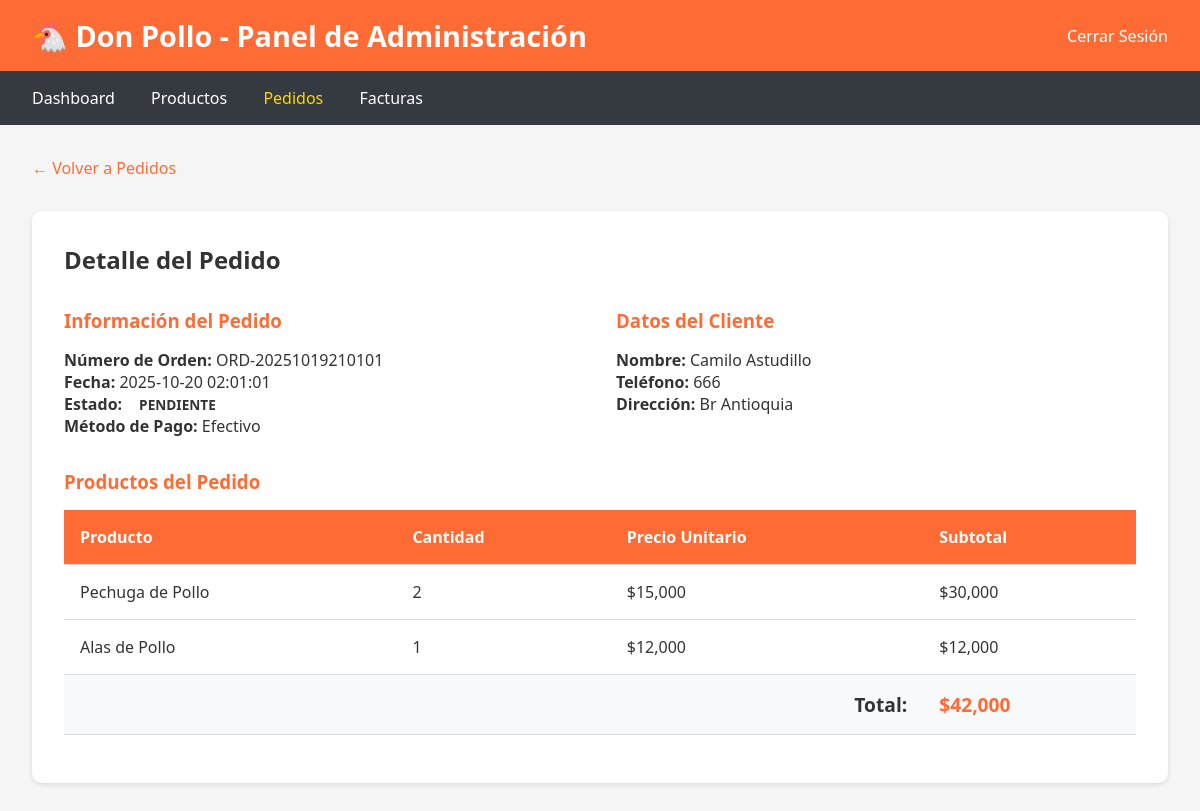
Screenshot of /admin/pedidos/2 (signed in) with the database file from the repository.
### tables this page shows
CREATE TABLE pedidos (
        id INTEGER PRIMARY KEY AUTOINCREMENT,
        numero_orden TEXT UNIQUE NOT NULL,
        cliente_nombre TEXT NOT NULL,
        cliente_telefono TEXT NOT NULL,
        cliente_direccion TEXT NOT NULL,
        metodo_pago TEXT NOT NULL,
        total REAL NOT NULL,
        estado TEXT DEFAULT 'pendiente',
        fecha TIMESTAMP DEFAULT CURRENT_TIMESTAMP
    );

CREATE TABLE detalle_pedidos (
        id INTEGER PRIMARY KEY AUTOINCREMENT,
        pedido_id INTEGER NOT NULL,
        producto_id INTEGER NOT NULL,
        producto_nombre TEXT NOT NULL,
        cantidad INTEGER NOT NULL,
        precio_unitario REAL NOT NULL,
        subtotal REAL NOT NULL,
        FOREIGN KEY (pedido_id) REFERENCES pedidos(id),
        FOREIGN KEY (producto_id) REFERENCES productos(id)
    );

### app/app.py (the view)
@app.route('/admin/pedidos/<int:pedido_id>')
def admin_detalle_pedido(pedido_id):
    if not session.get('admin'):
        return redirect(url_for('admin_login'))
    conn = sqlite3.connect('polleria.db')
    c = conn.cursor()
    c.execute("SELECT * FROM pedidos WHERE id = ?", (pedido_id,))
    pedido = c.fetchone()
    c.execute("SELECT * FROM detalle_pedidos WHERE pedido_id = ?", (pedido_id,))
    detalle = c.fetchall()
    conn.close()
    return render_template('admin_detalle_pedido.html', pedido=pedido, detalle=detalle)

### app/templates/admin_detalle_pedido.html
{% extends "base.html" %}
{% block content %}
<div class="navbar">
    <div class="navbar-content">
        <h1>🐔 Don Pollo - Panel de Administración</h1>
        <div class="nav-links">
            <a href="{{ url_for('admin_logout') }}">Cerrar Sesión</a>
        </div>
    </div>
</div>
<div class="admin-nav">
    <div style="max-width: 1200px; margin: 0 auto;">
        <a href="{{ url_for('admin_dashboard') }}">Dashboard</a>
        <a href="{{ url_for('admin_productos') }}">Productos</a>
        <a href="{{ url_for('admin_pedidos') }}" style="color: #FFD700;">Pedidos</a>
        <a href="{{ url_for('admin_facturas') }}">Facturas</a>
    </div>
</div>
<div class="container">
    <div style="margin-bottom: 2rem;">
        <a href="{{ url_for('admin_pedidos') }}" style="color: #FF6B35; text-decoration: none; font-weight: 500;">
            ← Volver a Pedidos
        </a>
    </div>
    <div style="background: white; padding: 2rem; border-radius: 10px; box-shadow: 0 2px 5px rgba(0,0,0,0.1);">
        <h2 style="margin-bottom: 2rem;">Detalle del Pedido</h2>
        <div style="display: grid; grid-template-columns: 1fr 1fr; gap: 2rem; margin-bottom: 2rem;">
            <div>
                <h3 style="margin-bottom: 1rem; color: #FF6B35;">Información del Pedido</h3>
                <p><strong>Número de Orden:</strong> {{ pedido[1] }}</p>
                <p><strong>Fecha:</strong> {{ pedido[8] }}</p>
                <p><strong>Estado:</strong>
                    <span style="padding: 0.3rem 0.8rem; border-radius: 5px; font-size: 0.85rem; font-weight: bold;">
                        {{ pedido[7]|upper }}
                    </span>
                </p>
                <p><strong>Método de Pago:</strong> {{ pedido[5]|capitalize }}</p>
            </div>
            <div>
                <h3 style="margin-bottom: 1rem; color: #FF6B35;">Datos del Cliente</h3>
                <p><strong>Nombre:</strong> {{ pedido[2] }}</p>
                <p><strong>Teléfono:</strong> {{ pedido[3] }}</p>
                <p><strong>Dirección:</strong> {{ pedido[4] }}</p>
            </div>
        </div>
        <h3 style="margin: 2rem 0 1rem 0; color: #FF6B35;">Productos del Pedido</h3>
        <table>
            <thead>
                <tr>
                    <th>Producto</th>
                    <th>Cantidad</th>
                    <th>Precio Unitario</th>
                    <th>Subtotal</th>
                </tr>
            </thead>
            <tbody>
                {% for item in detalle %}
                <tr>
                    <td>{{ item[3] }}</td>
                    <td>{{ item[4] }}</td>
                    <td>${{ '{:,.0f}'.format(item[5]) }}</td>
                    <td>${{ '{:,.0f}'.format(item[6]) }}</td>
                </tr>
                {% endfor %}
            </tbody>
            <tfoot>
                <tr style="background-color: #f8f9fa;">
                    <td colspan="3" style="text-align: right; font-weight: bold; font-size: 1.2rem;">Total:</td>
                    <td style="font-weight: bold; color: #FF6B35; font-size: 1.2rem;">${{ '{:,.0f}'.format(pedido[6]) }}</td>
                </tr>
            </tfoot>
        </table>
    </div>
</div>
{% endblock %}

### app/templates/base.html (style rules this page uses)
* { margin: 0; padding: 0; box-sizing: border-box; }
body { font-family: 'Segoe UI', Tahoma, Geneva, Verdana, sans-serif; background-color: #f5f5f5; color: #333; }
.navbar { background-color: #FF6B35; color: white; padding: 1rem 2rem; box-shadow: 0 2px 5px rgba(0,0,0,0.1); }
.navbar-content { max-width: 1200px; margin: 0 auto; display: flex; justify-content: space-between; align-items: center; }
.navbar h1 { font-size: 1.8rem; }
.nav-links a { color: white; text-decoration: none; margin-left: 2rem; font-weight: 500; transition: opacity 0.3s; }
.container { max-width: 1200px; margin: 2rem auto; padding: 0 2rem; }
table { width: 100%; border-collapse: collapse; margin: 1rem 0; background: white; }
th, td { padding: 1rem; text-align: left; border-bottom: 1px solid #ddd; }
th { background-color: #FF6B35; color: white; font-weight: 600; }
.admin-nav { background-color: #343a40; padding: 1rem 2rem; }
.admin-nav a { color: white; text-decoration: none; margin-right: 2rem; font-weight: 500; }

### rows the page displays
pedidos: numero_orden "ORD-20251019210101", fecha "2025-10-20 02:01:01", estado "PENDIENTE", metodo_pago "Efectivo", cliente_nombre "Camilo Astudillo", cliente_telefono "666", cliente_direccion "Br Antioquia", total "42,000"
detalle_pedidos: producto_nombre "Pechuga de Pollo", cantidad "2", precio_unitario "15,000", subtotal "30,000"
detalle_pedidos: producto_nombre "Alas de Pollo", cantidad "1", precio_unitario "12,000", subtotal "12,000"
